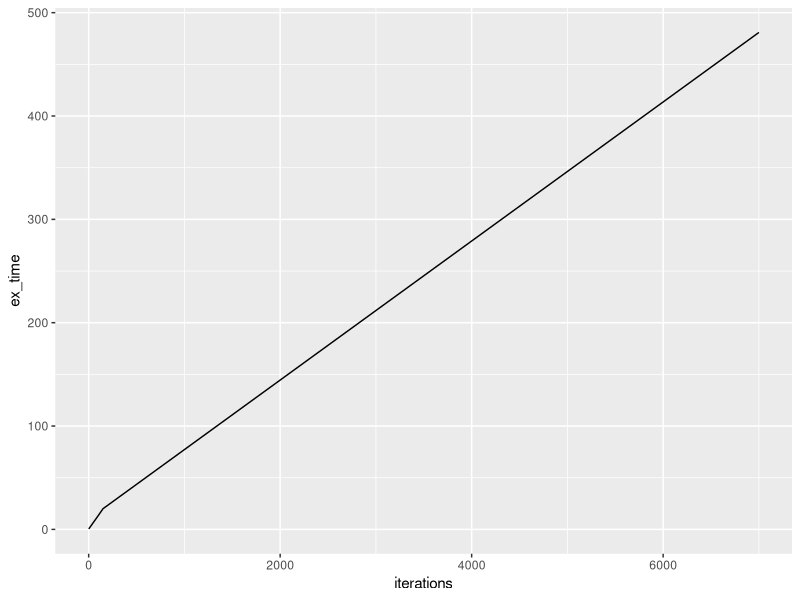
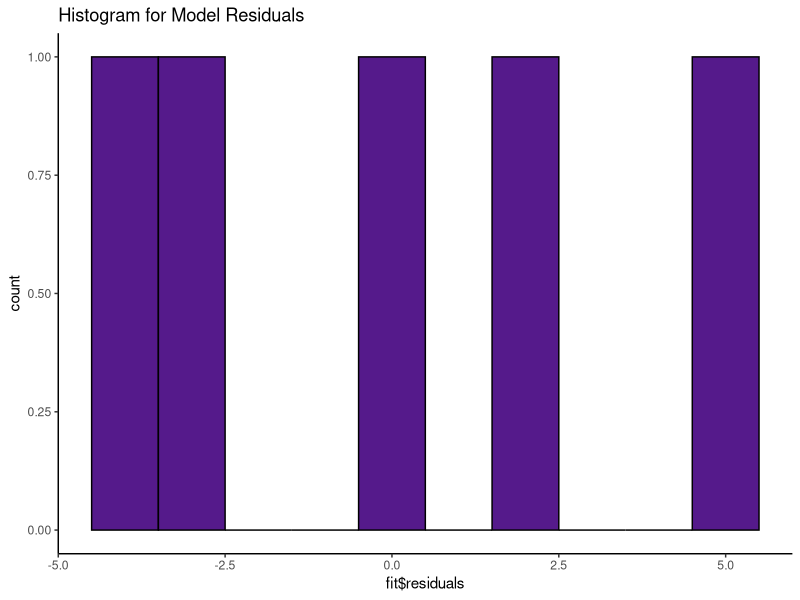
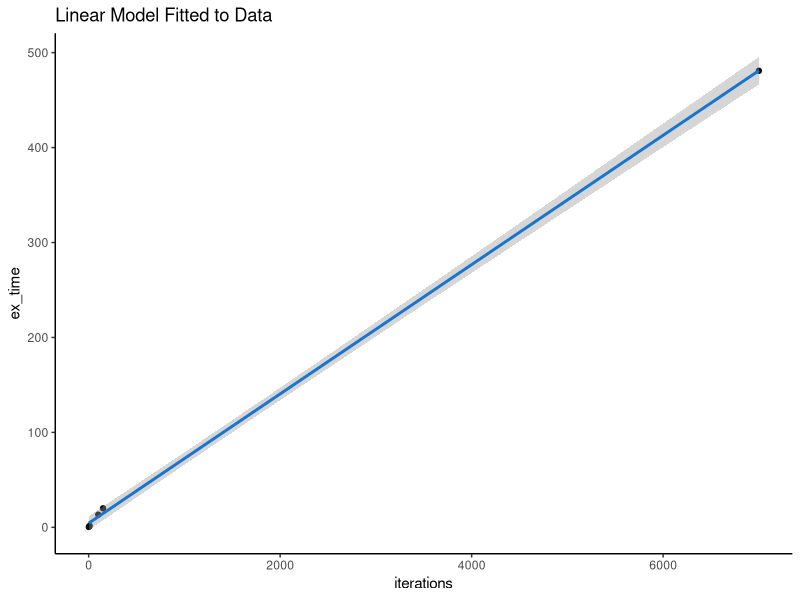

These charts were generated, in order, by the following R code:
rm(list = ls())
library("parallel")
library("tidyverse")
library("ggplot2")

ex_frame <- data.frame(iterations = c(seq(1,10,1),100,10000), 
                      ex_time = c(2.211089,2.334053, 2.75596,
                                  3.115905, 3.488181,3.647778,
                                  4.165789, 4.400713,4.926383,
                                  5.020474, 49.82251,8667.972))

# Two chains:
ex_frame <- data.frame(iterations = c(1,10,50,100,500), 
                       ex_time = c(2.211089,8.057199, 34.4963,
                                   67.76064,349.3564))

ex_frame <- data.frame(iterations = c(1,10,100,200), 
                       ex_time = c(0.228083833333, 0.79517883333, 6.350967, 12.52312))

ex_frame <- data.frame(iterations = c(1,10,100,150, 7000), 
                       ex_time = c(0.45304466667, 1.607306, 13.35163, 20.03861,480.88494))

ggplot(ex_frame) +
 geom_line(aes(iterations, ex_time))

fit <- lm( ex_time ~ iterations, data = ex_frame)
ggplot(data=ex_frame, aes(fit$residuals)) +
  geom_histogram(binwidth = 1, color = "black", fill = "purple4") +
  theme(panel.background = element_rect(fill = "white"),
        axis.line.x=element_line(),
        axis.line.y=element_line()) +
  ggtitle("Histogram for Model Residuals")

ggplot(data = ex_frame, aes(x = iterations, y = ex_time)) +
  geom_point() +
  stat_smooth(method = "lm", col = "dodgerblue3") +
  theme(panel.background = element_rect(fill = "white"),
        axis.line.x=element_line(),
        axis.line.y=element_line()) +
  ggtitle("Linear Model Fitted to Data")

predict(fit, data.frame(iterations = 10000))/60


